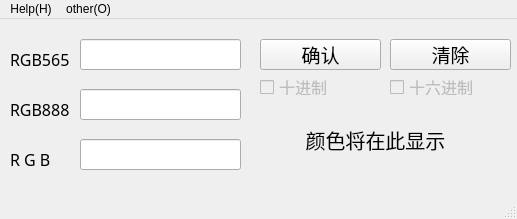
<?xml version="1.0" encoding="UTF-8"?>
<ui version="4.0">
 <class>MainWindow</class>
 <widget class="QMainWindow" name="MainWindow">
  <property name="enabled">
   <bool>true</bool>
  </property>
  <property name="geometry">
   <rect>
    <x>0</x>
    <y>0</y>
    <width>517</width>
    <height>219</height>
   </rect>
  </property>
  <property name="windowTitle">
   <string>MainWindow</string>
  </property>
  <widget class="QWidget" name="centralwidget">
   <widget class="QLineEdit" name="ed_565">
    <property name="geometry">
     <rect>
      <x>80</x>
      <y>20</y>
      <width>161</width>
      <height>31</height>
     </rect>
    </property>
    <property name="font">
     <font>
      <family>Hack</family>
      <pointsize>12</pointsize>
     </font>
    </property>
    <property name="alignment">
     <set>Qt::AlignCenter</set>
    </property>
   </widget>
   <widget class="QLabel" name="label_2">
    <property name="geometry">
     <rect>
      <x>10</x>
      <y>120</y>
      <width>51</width>
      <height>41</height>
     </rect>
    </property>
    <property name="font">
     <font>
      <family>Hack</family>
      <pointsize>12</pointsize>
     </font>
    </property>
    <property name="text">
     <string>R G B</string>
    </property>
   </widget>
   <widget class="QLabel" name="label_5">
    <property name="geometry">
     <rect>
      <x>10</x>
      <y>20</y>
      <width>81</width>
      <height>41</height>
     </rect>
    </property>
    <property name="font">
     <font>
      <family>Hack</family>
      <pointsize>12</pointsize>
     </font>
    </property>
    <property name="text">
     <string>RGB565</string>
    </property>
   </widget>
   <widget class="QLineEdit" name="ed_888">
    <property name="geometry">
     <rect>
      <x>80</x>
      <y>70</y>
      <width>161</width>
      <height>31</height>
     </rect>
    </property>
    <property name="font">
     <font>
      <family>Hack</family>
      <pointsize>12</pointsize>
     </font>
    </property>
    <property name="alignment">
     <set>Qt::AlignCenter</set>
    </property>
   </widget>
   <widget class="QLabel" name="label_6">
    <property name="geometry">
     <rect>
      <x>10</x>
      <y>70</y>
      <width>81</width>
      <height>41</height>
     </rect>
    </property>
    <property name="font">
     <font>
      <family>Hack</family>
      <pointsize>12</pointsize>
     </font>
    </property>
    <property name="text">
     <string>RGB888</string>
    </property>
   </widget>
   <widget class="QLineEdit" name="ed_RGB">
    <property name="geometry">
     <rect>
      <x>80</x>
      <y>120</y>
      <width>161</width>
      <height>31</height>
     </rect>
    </property>
    <property name="font">
     <font>
      <family>Hack</family>
      <pointsize>12</pointsize>
     </font>
    </property>
    <property name="alignment">
     <set>Qt::AlignCenter</set>
    </property>
   </widget>
   <widget class="QPushButton" name="btn_ShowColor">
    <property name="geometry">
     <rect>
      <x>260</x>
      <y>20</y>
      <width>121</width>
      <height>31</height>
     </rect>
    </property>
    <property name="font">
     <font>
      <family>Hack</family>
      <pointsize>14</pointsize>
     </font>
    </property>
    <property name="autoFillBackground">
     <bool>true</bool>
    </property>
    <property name="text">
     <string>确认</string>
    </property>
   </widget>
   <widget class="QLabel" name="lb_ShowColor">
    <property name="geometry">
     <rect>
      <x>280</x>
      <y>90</y>
      <width>191</width>
      <height>61</height>
     </rect>
    </property>
    <property name="font">
     <font>
      <family>Hack</family>
      <pointsize>15</pointsize>
     </font>
    </property>
    <property name="autoFillBackground">
     <bool>true</bool>
    </property>
    <property name="text">
     <string>颜色将在此显示</string>
    </property>
    <property name="alignment">
     <set>Qt::AlignCenter</set>
    </property>
   </widget>
   <widget class="QPushButton" name="btn_Cancel">
    <property name="geometry">
     <rect>
      <x>390</x>
      <y>20</y>
      <width>121</width>
      <height>31</height>
     </rect>
    </property>
    <property name="font">
     <font>
      <family>Hack</family>
      <pointsize>14</pointsize>
     </font>
    </property>
    <property name="autoFillBackground">
     <bool>true</bool>
    </property>
    <property name="text">
     <string>清除</string>
    </property>
   </widget>
   <widget class="QCheckBox" name="chkbox_dec">
    <property name="enabled">
     <bool>false</bool>
    </property>
    <property name="geometry">
     <rect>
      <x>260</x>
      <y>60</y>
      <width>101</width>
      <height>16</height>
     </rect>
    </property>
    <property name="font">
     <font>
      <family>Hack</family>
      <pointsize>12</pointsize>
     </font>
    </property>
    <property name="text">
     <string>十进制</string>
    </property>
   </widget>
   <widget class="QCheckBox" name="chkbox_hex">
    <property name="enabled">
     <bool>false</bool>
    </property>
    <property name="geometry">
     <rect>
      <x>390</x>
      <y>60</y>
      <width>91</width>
      <height>16</height>
     </rect>
    </property>
    <property name="font">
     <font>
      <family>Hack</family>
      <pointsize>12</pointsize>
     </font>
    </property>
    <property name="text">
     <string>十六进制</string>
    </property>
   </widget>
  </widget>
  <widget class="QMenuBar" name="menubar">
   <property name="geometry">
    <rect>
     <x>0</x>
     <y>0</y>
     <width>517</width>
     <height>26</height>
    </rect>
   </property>
   <widget class="QMenu" name="menuOther_O">
    <property name="title">
     <string>other(O)</string>
    </property>
    <addaction name="actionClose"/>
   </widget>
   <widget class="QMenu" name="menuHelp">
    <property name="title">
     <string>Help(H)</string>
    </property>
    <addaction name="actionHelp_doc"/>
   </widget>
   <addaction name="menuHelp"/>
   <addaction name="menuOther_O"/>
  </widget>
  <widget class="QStatusBar" name="statusbar"/>
  <action name="actionClose">
   <property name="text">
    <string>close</string>
   </property>
   <property name="shortcut">
    <string>Esc</string>
   </property>
  </action>
  <action name="actionHelp_doc">
   <property name="text">
    <string>help doc</string>
   </property>
   <property name="shortcut">
    <string>Alt+H</string>
   </property>
  </action>
 </widget>
 <tabstops>
  <tabstop>btn_ShowColor</tabstop>
  <tabstop>btn_Cancel</tabstop>
  <tabstop>ed_565</tabstop>
  <tabstop>ed_888</tabstop>
  <tabstop>chkbox_dec</tabstop>
  <tabstop>chkbox_hex</tabstop>
  <tabstop>ed_RGB</tabstop>
 </tabstops>
 <resources/>
 <connections>
  <connection>
   <sender>btn_Cancel</sender>
   <signal>clicked()</signal>
   <receiver>ed_565</receiver>
   <slot>clear()</slot>
   <hints>
    <hint type="sourcelabel">
     <x>426</x>
     <y>58</y>
    </hint>
    <hint type="destinationlabel">
     <x>199</x>
     <y>71</y>
    </hint>
   </hints>
  </connection>
  <connection>
   <sender>btn_Cancel</sender>
   <signal>clicked()</signal>
   <receiver>ed_888</receiver>
   <slot>clear()</slot>
   <hints>
    <hint type="sourcelabel">
     <x>457</x>
     <y>65</y>
    </hint>
    <hint type="destinationlabel">
     <x>232</x>
     <y>124</y>
    </hint>
   </hints>
  </connection>
  <connection>
   <sender>btn_Cancel</sender>
   <signal>clicked()</signal>
   <receiver>ed_RGB</receiver>
   <slot>clear()</slot>
   <hints>
    <hint type="sourcelabel">
     <x>482</x>
     <y>67</y>
    </hint>
    <hint type="destinationlabel">
     <x>230</x>
     <y>168</y>
    </hint>
   </hints>
  </connection>
 </connections>
</ui>
